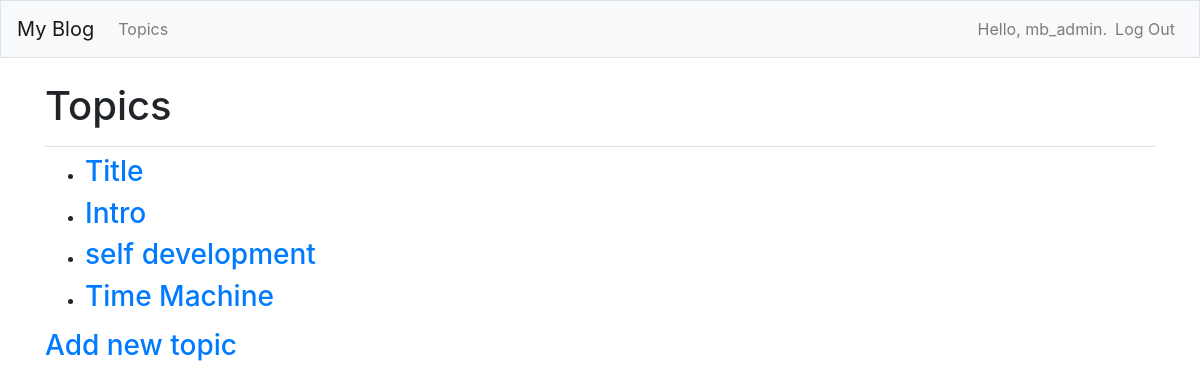
Page /topics/ (signed in) on the earlier database version.
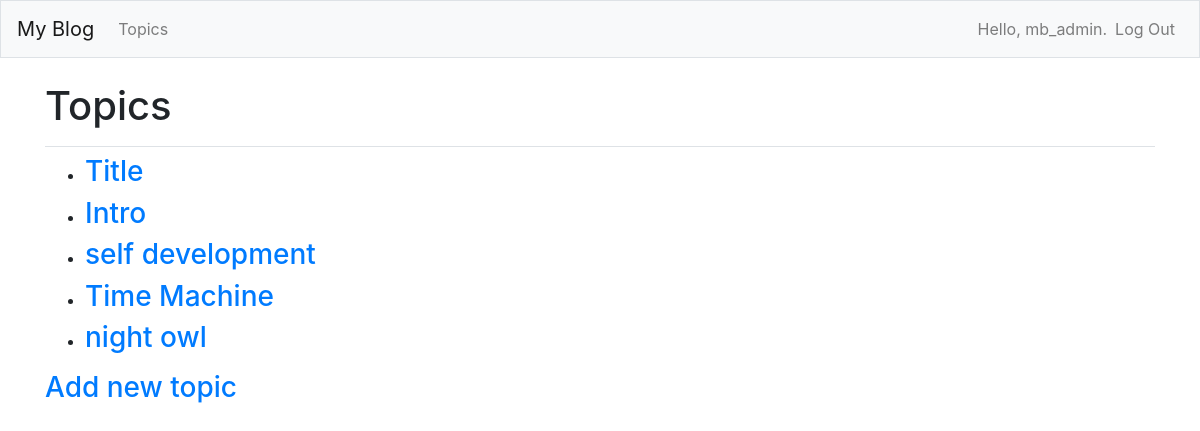
Same page on the later database version.
### my_blogs/models.py (models this page shows)
class Topic(models.Model):
    text = models.CharField(max_length=200)
    date_added = models.DateTimeField(auto_now_add=True)
    owner = models.ForeignKey(User, on_delete=models.CASCADE)
    def __str__(self):
        return self.text

### my_blogs/views.py (the view)
# urls.py: path('topics/', views.topics, name='topics'),
@login_required
def topics(request):
    topics = Topic.objects.filter(owner=request.user).order_by('date_added')
    context = {'topics': topics}
    return render(request, 'my_blogs/topics.html', context)

### my_blogs/templates/my_blogs/topics.html
{% extends 'my_blogs/base.html' %}
{% block page_header %}
<h1>Topics</h1>
{% endblock page_header %}
{% block content %}
<ul>
    {% for topic in topics %}
    <li><h3>
        <a href="{% url 'my_blogs:topic' topic.id %}">{{ topic }}</a>
    </h3></li>
    {% empty %}
    <li><h3>No topics have been added yet.</h3></li>
    {% endfor %}
</ul>
<h3><a href="{% url 'my_blogs:new_topic' %}">Add new topic</a></h3>
{% endblock content %}

Differences in the rows shown:
added Topic: text "night owl"
